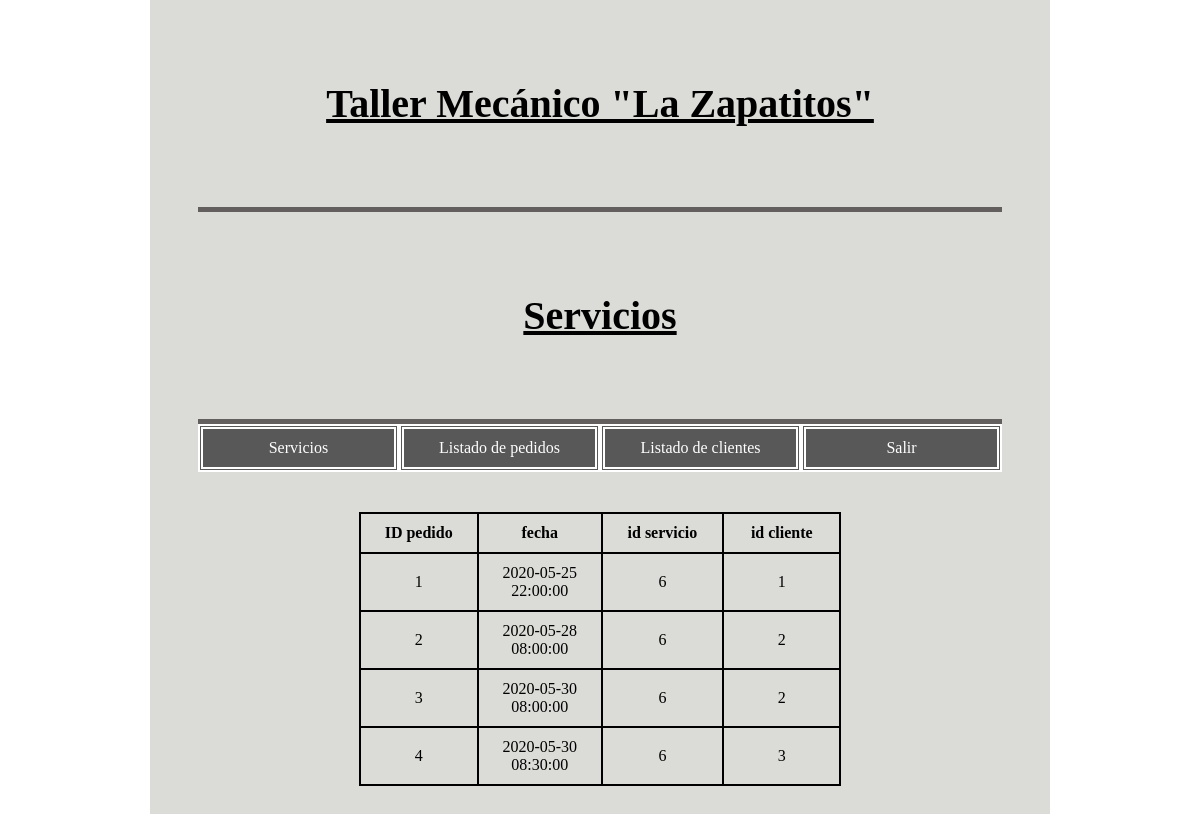
Screenshot of /controladores/controlador_listado_pedidos.php with the database file from the repository.
### tables this page shows
CREATE TABLE `pedido` (
  `idpedido` int(11) NOT NULL,
  `fecha` datetime DEFAULT NULL,
  `cliente_idcliente` int(11) NOT NULL,
  `servicios_idservicios` int(11) NOT NULL
);

### controladores/controlador_listado_pedidos.php (called while the page is built)
<?php
    require_once('../modelos/modelo_pedido.php');
    $pedidos=Modelo_pedido::getPedidos();
    require_once('../vistas/vista_listado_pedidos.php');
?>

### modelos/modelo_pedido.php (called while the page is built, shortened)
<?php
    class Modelo_pedido{
        public static function getPedidos(){
            $conexion=new PDO('mysql:host=localhost;dbname=taller','root','');
            $resultado=$conexion->query("SELECT * from pedido");
            $filas=$resultado->fetchAll();
            return $filas;
        }
    }
?>

### vistas/vista_listado_pedidos.php (the view, shortened to what this page needs)
<!DOCTYPE html>
<html lang="en">
<head>
    <link rel="stylesheet" href="../style.css">
</head>
<body>
    <div class="contenedor">
        <header>
            <h1>Taller Mecánico "La Zapatitos"</h1>
            <h1>Servicios</h1>
        </header>
        <nav class="navegador_adm">
            <ul class="navegador_adm">
                <li id="servicios" class="navegador_adm">
                    <a href="#" class="navegador_adm">Servicios</a>
                </li>
                <li class="navegador_adm">
                    <a class="navegador_adm" href="controlador_listado_pedidos.php">Listado de pedidos</a>
                </li>
                <li class="navegador_adm">
                    <a class="navegador_adm" href="controlador_listado_clientes.php">Listado de clientes</a>
                </li>
                <li class="navegador_adm">
                    <a class="navegador_adm" href="../index.php">Salir</a>
                </li>
            </ul>
        </nav>
        <div id="listado_servicios">
            <table>
                <tr>
                    <th>ID pedido</th>
                    <th>fecha</th>
                    <th>id servicio</th>
                    <th>id cliente</th>
                </tr>
                <?php
                    foreach($pedidos as $pedido){
                        echo "<tr>
                            <td>".$pedido[0]."</td>
                            <td>".$pedido[1]."</td>
                            <td>".$pedido[2]."</td>
                            <td>".$pedido[3]."</td>
                        </tr>";
                    }
                ?>
            </table>
        </div>
    </div>
</body>
</html>

### style.css (style rules this page uses)
* { padding: 0; margin: 0; box-sizing: border-box; }
div.contenedor { display: flex; flex-direction: column; width: 75vw; margin: 0 auto; background-color: rgb(219, 219, 215); min-height: 100vh; padding:0 4vw ; }
header { display: flex; flex-direction: column; }
header h1 { padding: 10vh 0; text-align: center; font-size: 40px; font-weight: bold; text-decoration: underline; border-bottom:5px solid rgb(99, 95, 95); }
nav.navegador_adm { display:block; }
ul.navegador_adm { display:flex; padding:0; list-style: none; }
li.navegador_adm { list-style:none; width:25%; position: relative; }
a.navegador_adm { padding: 10px; text-align:center; display:inline-block; width:100%; height: 100%; padding: 10px 0; background-color: rgb(88, 88, 88); color:white; border:5px double white; margin-right:5px; text-decoration: none; }
div#listado_servicios { display:flex; justify-content:center; width:70%; margin:0 auto; padding:40px; }
td,th { width:200px; padding:10px 0; text-align:center; border:2px solid black; }
table { border:2px solid black; border-collapse:collapse; }

### rows the page displays
pedido: idpedido "1", fecha "2020-05-25 22:00:00", cliente_idcliente "6", servicios_idservicios "1"
pedido: idpedido "2", fecha "2020-05-28 08:00:00", cliente_idcliente "6", servicios_idservicios "2"
pedido: idpedido "3", fecha "2020-05-30 08:00:00", cliente_idcliente "6", servicios_idservicios "2"
pedido: idpedido "4", fecha "2020-05-30 08:30:00", cliente_idcliente "6", servicios_idservicios "3"
